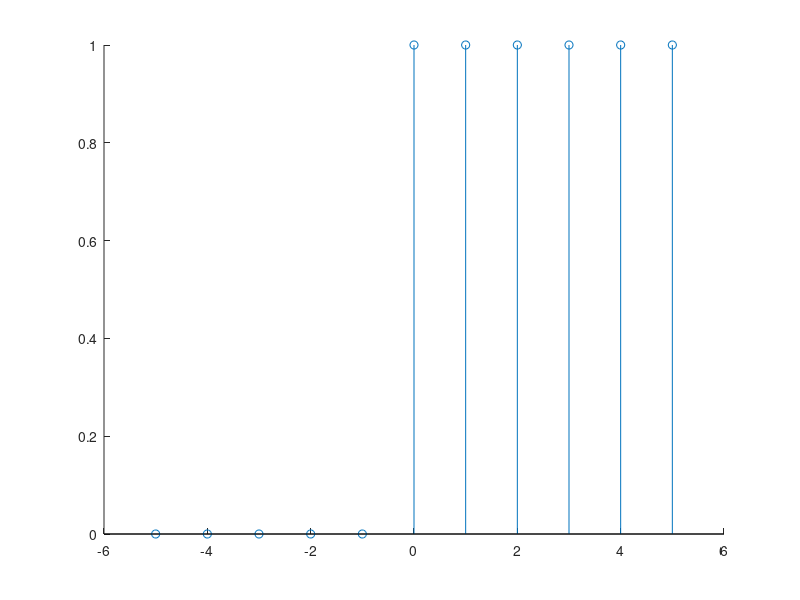

MATLAB code to generate this figure: (Note: this script raises an error after producing the figure.)
%% Atividade5.2
n=-5:5;
x=[n>=0];
figure1 = figure;
axes1 = axes('Parent',figure1);
hold(axes1,'all');
stem (n,x)
txt = texlabel('u(n) = delta(n) + delta(n-1) + delta(n-2) + ...');
title(txt)
saveas(figure1,'Atv5i2.png')